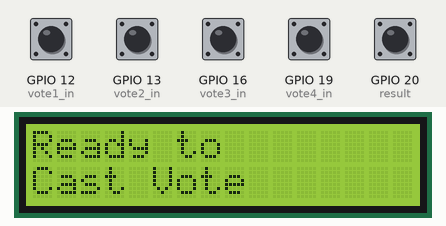
The program below on a simulated Raspberry Pi (BCM pin numbers). Shown: 16×2 character LCD. The inputs (shaded band) are chosen by the test bench; at power-on: GPIO 12 (vote1_in), GPIO 13 (vote2_in), GPIO 16 (vote3_in), GPIO 19 (vote4_in), GPIO 20 (result) HIGH.

Above: at 1.2 s.
1.3 s: GPIO 20 (result) pulled LOW for 0.15 s
At 2.0 s:
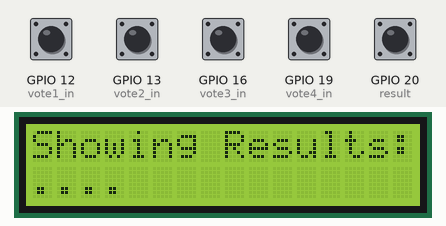
At 3.0 s:
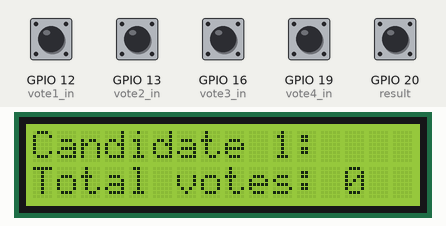
Timing chart, 0 to 4.5 s (numbered marks = the images above; inputs shaded):
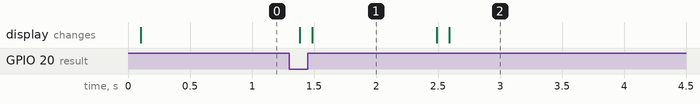

Measured:
- after the input at 1.3 s, the display: first changes after 0.09 s (image 1 shows a later state)
- what the display in image 1 shows lasts 1.0 s, from 1.5 s to 2.5 s

The program:

main.py
```python
#!/usr/bin/python
#--------------------------------------

#  lcd_16x2.py
#  16x2 LCD Test Script
#
# Author : Satyam
# Date   : 12/26/2020
#--------------------------------------

# The wiring for the LCD is as follows:
# 1 : GND
# 2 : 5V
# 3 : Contrast (0-5V)*
# 4 : RS (Register Select)
# 5 : R/W (Read Write)       - GROUND THIS PIN
# 6 : Enable or Strobe
# 7 : Data Bit 0             - NOT USED
# 8 : Data Bit 1             - NOT USED
# 9 : Data Bit 2             - NOT USED
# 10: Data Bit 3             - NOT USED
# 11: Data Bit 4
# 12: Data Bit 5
# 13: Data Bit 6
# 14: Data Bit 7
# 15: LCD Backlight +5V**
# 16: LCD Backlight GND

#import
import RPi.GPIO as GPIO
import time

# Define GPIO to LCD mapping
LCD_RS = 7
LCD_E  = 8
LCD_D4 = 25
LCD_D5 = 24
LCD_D6 = 23
LCD_D7 = 18

# Define some device constants
LCD_WIDTH = 16    # Maximum characters per line
LCD_CHR = True
LCD_CMD = False

LCD_LINE_1 = 0x80 # LCD RAM address for the 1st line
LCD_LINE_2 = 0xC0 # LCD RAM address for the 2nd line

# Timing constants
E_PULSE = 0.0005
E_DELAY = 0.0005

 # Setup Input Pins

vote1_in = 12
vote2_in = 13
vote3_in = 16
vote4_in = 19

result = 20

def main():
  # Main program block
  # Variables
  vote1 = 0
  vote2 = 0
  vote3 = 0
  vote4 = 0

  GPIO.setwarnings(False)
  GPIO.setmode(GPIO.BCM)       # Use BCM GPIO numbers
  GPIO.setup(LCD_E, GPIO.OUT)  # E
  GPIO.setup(LCD_RS, GPIO.OUT) # RS
  GPIO.setup(LCD_D4, GPIO.OUT) # DB4
  GPIO.setup(LCD_D5, GPIO.OUT) # DB5
  GPIO.setup(LCD_D6, GPIO.OUT) # DB6
  GPIO.setup(LCD_D7, GPIO.OUT) # DB7
  GPIO.setup(vote1_in, GPIO.IN, pull_up_down = GPIO.PUD_UP)
  GPIO.setup(vote2_in, GPIO.IN, pull_up_down = GPIO.PUD_UP)
  GPIO.setup(vote3_in, GPIO.IN, pull_up_down = GPIO.PUD_UP)
  GPIO.setup(vote4_in, GPIO.IN, pull_up_down = GPIO.PUD_UP)
  GPIO.setup(result, GPIO.IN, pull_up_down = GPIO.PUD_UP)

  # Initialise display
  lcd_init()

  while True:
    # Send some test
    if GPIO.input(vote1_in) == 0:
      lcd_string("Vote Registered", LCD_LINE_1)
      lcd_string("for Candidate 1", LCD_LINE_2)
      vote1 += 1
      time.sleep(1)
    if GPIO.input(vote2_in) == 0:
      lcd_string("Vote Registered", LCD_LINE_1)
      lcd_string("for Candidate 2", LCD_LINE_2)
      vote2 += 1
      time.sleep(1)
    if GPIO.input(vote3_in) == 0:
      lcd_string("Vote Registered", LCD_LINE_1)
      lcd_string("for Candidate 3", LCD_LINE_2)
      vote3 += 1
      time.sleep(1)
    if GPIO.input(vote4_in) == 0:
      lcd_string("Vote Registered", LCD_LINE_1)
      lcd_string("for Candidate 4", LCD_LINE_2)
      vote4 += 4
      time.sleep(1)
    if GPIO.input(result) == 0:
      lcd_string("Showing Results:", LCD_LINE_1)
      lcd_string("....", LCD_LINE_2)
      time.sleep(1)
      lcd_string("Candidate 1: ", LCD_LINE_1)
      lcd_string("Total votes: %d"%vote1, LCD_LINE_2)
      time.sleep(2)
      lcd_string("Candidate 2: ", LCD_LINE_1)
      lcd_string("Total votes: %d"%vote2, LCD_LINE_2)
      time.sleep(2)
      lcd_string("Candidate 3: ", LCD_LINE_1)
      lcd_string("Total votes: %d"%vote3, LCD_LINE_2)
      time.sleep(2)
      lcd_string("Candidate 4: ", LCD_LINE_1)
      lcd_string("Total votes: %d"%vote4, LCD_LINE_2)
      time.sleep(2)
      lcd_string("Final Results:", LCD_LINE_1)
      lcd_string("...", LCD_LINE_2)
      time.sleep(1)
      lcd_string("C1: %d C2: %d "%(vote1, vote2), LCD_LINE_1)
      lcd_string("C3: %d C4: %d"%(vote3, vote4), LCD_LINE_2)
      time.sleep(5)


    lcd_string("Ready to",LCD_LINE_1)
    lcd_string("Cast Vote",LCD_LINE_2)

    #time.sleep(3) # 2 second delay

    # Send some text
    #cd_string("1234567890123456",LCD_LINE_1)
    #cd_string("abcdefghijklmnop",LCD_LINE_2)

    #time.sleep(2) # 2 second delay

    # Send some text
    #lcd_string("Satyam Singh",LCD_LINE_1)
    #lcd_string("Youtube",LCD_LINE_2)

    #time.sleep(2)

    # Send some text
    #lcd_string("Follow me on",LCD_LINE_1)
    #lcd_string("Insta @ioturtle",LCD_LINE_2)

    #time.sleep(2)

def lcd_init():
  # Initialise display
  lcd_byte(0x33,LCD_CMD) # 110011 Initialise
  lcd_byte(0x32,LCD_CMD) # 110010 Initialise
  lcd_byte(0x06,LCD_CMD) # 000110 Cursor move direction
  lcd_byte(0x0C,LCD_CMD) # 001100 Display On,Cursor Off, Blink Off
  lcd_byte(0x28,LCD_CMD) # 101000 Data length, number of lines, font size
  lcd_byte(0x01,LCD_CMD) # 000001 Clear display
  time.sleep(E_DELAY)

def lcd_byte(bits, mode):
  # Send byte to data pins
  # bits = data
  # mode = True  for character
  #        False for command

  GPIO.output(LCD_RS, mode) # RS

  # High bits
  GPIO.output(LCD_D4, False)
  GPIO.output(LCD_D5, False)
  GPIO.output(LCD_D6, False)
  GPIO.output(LCD_D7, False)
  if bits&0x10==0x10:
    GPIO.output(LCD_D4, True)
  if bits&0x20==0x20:
    GPIO.output(LCD_D5, True)
  if bits&0x40==0x40:
    GPIO.output(LCD_D6, True)
  if bits&0x80==0x80:
    GPIO.output(LCD_D7, True)

  # Toggle 'Enable' pin
  lcd_toggle_enable()

  # Low bits
  GPIO.output(LCD_D4, False)
  GPIO.output(LCD_D5, False)
  GPIO.output(LCD_D6, False)
  GPIO.output(LCD_D7, False)
  if bits&0x01==0x01:
    GPIO.output(LCD_D4, True)
  if bits&0x02==0x02:
    GPIO.output(LCD_D5, True)
  if bits&0x04==0x04:
    GPIO.output(LCD_D6, True)
  if bits&0x08==0x08:
    GPIO.output(LCD_D7, True)

  # Toggle 'Enable' pin
  lcd_toggle_enable()

def lcd_toggle_enable():
  # Toggle enable
  time.sleep(E_DELAY)
  GPIO.output(LCD_E, True)
  time.sleep(E_PULSE)
  GPIO.output(LCD_E, False)
  time.sleep(E_DELAY)

def lcd_string(message,line):
  # Send string to display

  message = message.ljust(LCD_WIDTH," ")

  lcd_byte(line, LCD_CMD)

  for i in range(LCD_WIDTH):
    lcd_byte(ord(message[i]),LCD_CHR)

if __name__ == '__main__':

  try:
    main()
  except KeyboardInterrupt:
    pass
  finally:
    lcd_byte(0x01, LCD_CMD)
    lcd_string("Goodbye!",LCD_LINE_1)
    GPIO.cleanup()
```
